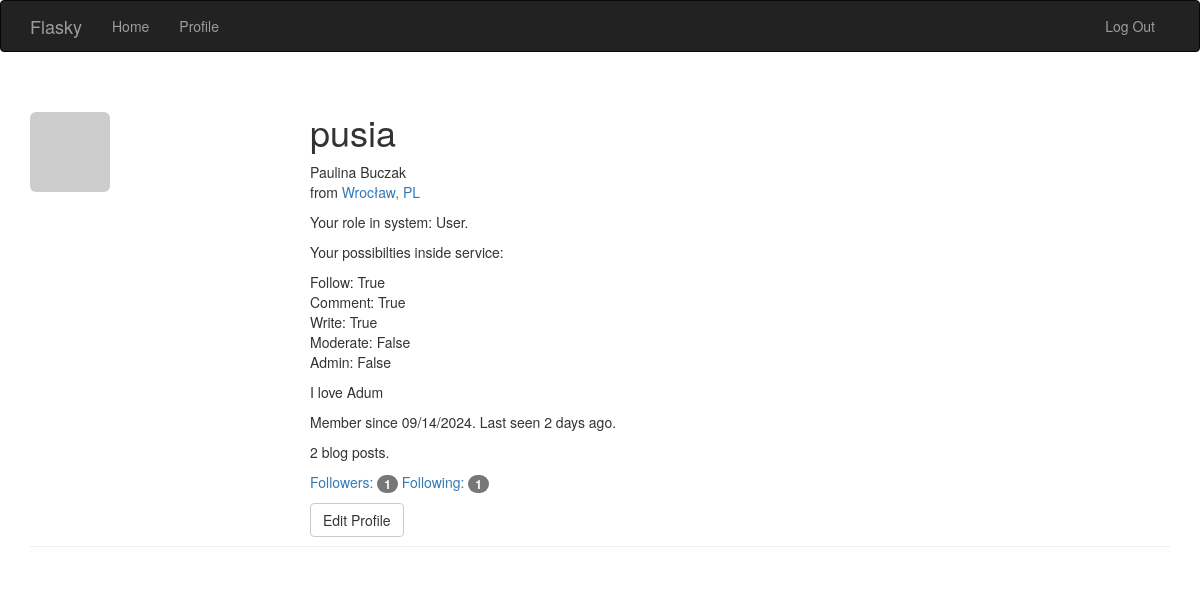
Screenshot of /user/pusia (signed in) with the database file from the repository.
### app/models.py (models this page shows, shortened)
class User(UserMixin, db.Model):
    __tablename__ = "users"
    id = db.Column(db.Integer, primary_key=True)
    username = db.Column(db.String(64), unique=True, index=True)
    name = db.Column(db.String(64))
    location = db.Column(db.String(64), unique=False)
    about_me = db.Column(db.Text())
    member_since = db.Column(db.DateTime(), default=datetime.utcnow)
    last_seen = db.Column(db.DateTime(), default=datetime.utcnow)
    password_hash = db.Column(db.String(256))
    role_id = db.Column(db.Integer, db.ForeignKey("roles.id"))
    posts = db.relationship("Post", backref='author', lazy='dynamic')
    followed = db.relationship('Follow',
                               foreign_keys=[Follow.follower_id],
                               backref=db.backref('follower', lazy='joined'),
                               lazy='dynamic',
                               cascade='all, delete-orphan')
    followers = db.relationship('Follow', foreign_keys=[Follow.followed_id],
                               backref=db.backref('followed', lazy='joined'),
                               lazy='dynamic',
                               cascade='all, delete-orphan')
    @property
    def password(self):
        raise AttributeError("You cant read field password")
    def can(self, perm):
        return self.role is not None and self.role.has_permissions(perm)
    def ping(self):
        self.last_seen = datetime.utcnow()
        db.session.add(self)
        db.session.commit()
    def gravatar(self, size_):
        hash = hashlib.md5(self.username.encode('utf-8')).hexdigest()
        rating, default, size = 'g', 'identicon', size_
        url = 'http://secure.gravatar.com/avatar'
        return f"{url}/{hash}?s={size}&d={default}&r={rating}"

class Role(db.Model):
    __tablename__ = "roles"
    id = db.Column(db.Integer, primary_key=True)
    name = db.Column(db.String(64), unique=True)
    default = db.Column(db.Boolean, default=False, index=True)
    permissions = db.Column(db.Integer)
    users = db.relationship("User", backref="role", lazy="dynamic")
    def has_permissions(self, permission):
        return self.permissions & permission == permission

### app/main/views.py (the view)
@main.route('/user/<username>')
@login_required
def user(username):
    user = User.query.filter_by(username=username).first_or_404()
    return render_template('user.html', user=user)

### app/auth/views.py (called while the page is built)
@auth.before_app_request
def before_request():
    if current_user.is_authenticated:
        current_user.ping()

### app/main/__init__.py (called while the page is built)
@main.app_context_processor
def inject_permissions():
    return dict(Permission=Permission)

### app/models.py (called while the page is built)
@login_manager.user_loader
def load_user(user_id):
    return User.query.get(int(user_id))

### app/templates/user.html (shortened to what this page needs)
{% extends "base.html" %}
{% block page_content %}
<div class="page-header">
    <img class="img-rounded profile-thumbnail" src="{{ user.gravatar(size_=256) }}">
    <div class="profile-header">
        <h1>{{ user.username }}</h1>
        {% if user.name or user.location %}
        <p>
            {% if user.name %}{{ user.name }}<br>{% endif %}
            {% if user.location %}
                from <a href="http://maps.google.com/?q={{ user.location }}">{{ user.location }}</a><br>
            {% endif %}
        </p>
    {% endif %}
    {% if current_user.role%}
    <p>Your role in system: {{current_user.role.name}}.</p>
    <p>Your possibilties inside service:</p>
    <p>Follow: {{current_user.role.has_permissions(1)}}<br>
    Comment: {{current_user.role.has_permissions(2)}}<br>
    Write: {{current_user.role.has_permissions(4)}}<br>
    Moderate: {{current_user.role.has_permissions(8)}}<br>
    Admin: {{current_user.role.has_permissions(16)}}</p>
    {% endif %}
    {% if user.about_me %}<p>{{ user.about_me }}</p>{% endif %}
    <p>Member since {{ moment(user.member_since).format('L') }}. Last seen {{ moment(user.last_seen).fromNow() }}.</p>
    <p>{{ user.posts.count() }} blog posts.</p>
        <p>
            <a href="{{ url_for('.followers', username=user.username) }}">Followers: <span class="badge">{{ user.followers.count() }}</span></a>
            <a href="{{ url_for('.followed_by', username=user.username) }}">Following: <span class="badge">{{ user.followed.count() }}</span></a>
        </p>
    {% if user == current_user %}
    <a class="btn btn-default" href="{{url_for('.edit_profile')}}">
        Edit Profile
    </a>
    {% endif %}
    </div>
</div>
{% endblock %}

### app/static/styles.css (style rules this page uses)
.profile-thumbnail { position: absolute; }
.profile-header { min-height: 260px; margin-left: 280px; }

### rows the page displays
User: username "pusia", name "Paulina Buczak", location "Wrocław, PL", about_me "I love Adum", member_since "09/14/2024", last_seen "2 days ago"
Role: role.name "User", role.has_permissions "True", role.has_permissions "False"

### other values shown
{{ user.posts.count() }} "2"
{{ user.followers.count() }} "1"
{{ user.followed.count() }} "1"
